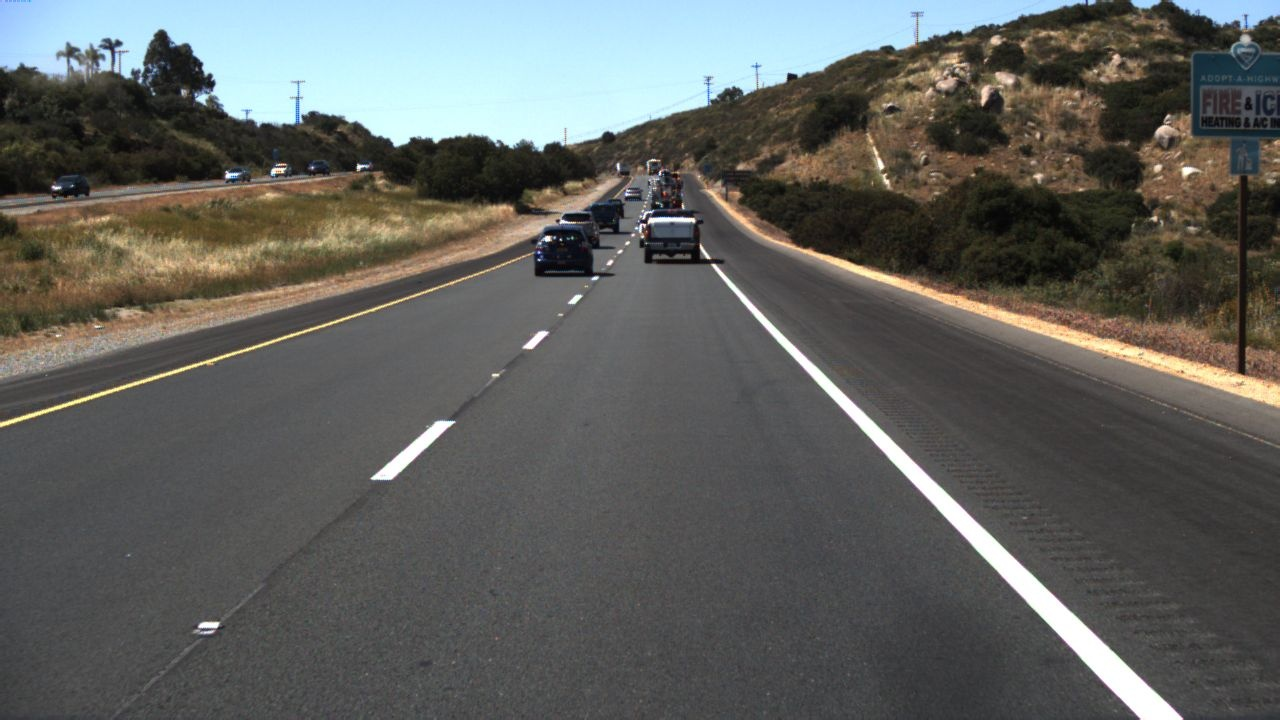
#> input picture solidlane_and_dashlane_test/pca/2.png, 1280 x 720 px, found by its file name
$ python solid_dash.py
#> lines starting #> are read from the running program, lines starting #| are printed output that depends on the picture; after the words box and inside, x2 and y2 are one past the last pixel; in counts of white or black regions, pixels touching at a corner belong together
import numpy as np
import cv2 as cv
import matplotlib.pyplot as plt

# 灰度图转换
def grayscale(image):
    return cv.cvtColor(image, cv.COLOR_RGB2GRAY)

# Canny边缘检测
def canny(image, low_threshold, high_threshold):
    return cv.Canny(image, low_threshold, high_threshold)

# 高斯滤波
def gaussian_blur(image, kernel_size):
    return cv.GaussianBlur(image, (kernel_size, kernel_size), 0)

# 生成感兴趣区域即Mask掩模
def region_of_interest(image, vertices):

    mask = np.zeros_like(image)  # 生成图像大小一致的zeros矩

    # 填充顶点vertices中间区域
    if len(image.shape) > 2:
        channel_count = image.shape[2]
        ignore_mask_color = (255,) * channel_count
    else:
        ignore_mask_color = 255

    # 填充函数
    cv.fillPoly(mask, vertices, ignore_mask_color)
    masked_image = cv.bitwise_and(image, mask)
    return masked_image

# 原图像与车道线图像按照a:b比例融合
def weighted_img(img, initial_img, a=0.8, b=1., c=0.):
    return cv.addWeighted(initial_img, a, img, b, c)

# def reset_global_vars():
#
#     global SET_LFLAG
#     global SET_RFLAG
#     global LAST_LSLOPE
#     global LAST_RSLOPE
#     global LAST_LEFT
#     global LAST_RIGHT
#
#     SET_RFLAG = 0
#     SET_LFLAG = 0
#     LAST_LSLOPE = 0
#     LAST_RSLOPE = 0
#     LAST_RIGHT = [0, 0, 0]
#     LAST_LEFT = [0, 0, 0]

def draw_lines(image, lines, color=[255,0,0], thickness=2):

    right_y_set = []
    right_x_set = []
    right_slope_set = []

    left_y_set = []
    left_x_set = []
    left_slope_set = []

    slope_min = .35  # 斜率低阈值
    slope_max = .85  # 斜率高阈值
    middle_x = image.shape[1] / 2  # 图像中线x坐标
    max_y = image.shape[0]  # 最大y坐标

    for line in lines:
        for x1, y1, x2, y2 in line:
            fit = np.polyfit((x1, x2), (y1, y2), 1)    # 拟合成直线
            slope = fit[0]  # 斜率

            if slope_min < np.absolute(slope) <= slope_max:

                # 将斜率大于0且线段X坐标在图像中线右边的点存为右边车道线
                if slope > 0 and x1 > middle_x and x2 > middle_x:
                    right_y_set.append(y1)
                    right_y_set.append(y2)
                    right_x_set.append(x1)
                    right_x_set.append(x2)
                    right_slope_set.append(slope)

                # 将斜率小于0且线段X坐标在图像中线左边的点存为左边车道线
                elif slope < 0 and x1 < middle_x and x2 < middle_x:
                    left_y_set.append(y1)
                    left_y_set.append(y2)
                    left_x_set.append(x1)
                    left_x_set.append(x2)
                    left_slope_set.append(slope)

    # 绘制左车道线
    if left_y_set:
        lindex = left_y_set.index(min(left_y_set))  # 最高点
        left_x_top = left_x_set[lindex]
        left_y_top = left_y_set[lindex]
        lslope = np.median(left_slope_set)   # 计算平均值

    # 根据斜率计算车道线与图片下方交点作为起点
    left_x_bottom = int(left_x_top + (max_y - left_y_top) / lslope)

    # 绘制线段
    cv.line(image, (left_x_bottom, max_y), (left_x_top, left_y_top), color, thickness)

    # 绘制右车道线
    if right_y_set:
        rindex = right_y_set.index(min(right_y_set))  # 最高点
        right_x_top = right_x_set[rindex]
        right_y_top = right_y_set[rindex]
        rslope = np.median(right_slope_set)

    # 根据斜率计算车道线与图片下方交点作为起点
    right_x_bottom = int(right_x_top + (max_y - right_y_top) / rslope)

    # 绘制线段
    cv.line(image, (right_x_top, right_y_top), (right_x_bottom, max_y), color, thickness)

def hough_lines(img, rho, theta, threshold, min_line_len, max_line_gap):

    # rho：线段以像素为单位的距离精度
    # theta : 像素以弧度为单位的角度精度(np.pi/180较为合适)
    # threshold : 霍夫平面累加的阈值
    # minLineLength : 线段最小长度(像素级)
    # maxLineGap : 最大允许断裂长度
    lines = cv.HoughLinesP(img, rho, theta, threshold, np.array([]), minLineLength=min_line_len, maxLineGap=max_line_gap)
    return lines

def process_image(image):

    rho = 1       # 霍夫像素单位
    theta = np.pi / 180    # 霍夫角度移动步长
    hof_threshold = 20   # 霍夫平面累加阈值threshold
    min_line_len = 30    # 线段最小长度
    max_line_gap = 60    # 最大允许断裂长度

    kernel_size = 5      # 高斯滤波器大小size
    canny_low_threshold = 75     # canny边缘检测低阈值
    canny_high_threshold = canny_low_threshold * 3    # canny边缘检测高阈值

    alpha = 0.8   # 原图像权重
    beta = 1.     # 车道线图像权重
    lambda_ = 0.

    imshape = image.shape  # 获取图像大小

    # 灰度图转换
    gray = grayscale(image)

    # 高斯滤波
    blur_gray = gaussian_blur(gray, kernel_size)

    # Canny边缘检测
    edge_image = canny(blur_gray, canny_low_threshold, canny_high_threshold)

    # 生成Mask掩模
    vertices = np.array([[(0, imshape[0]), (9 * imshape[1] / 20, 11 * imshape[0] / 18),
                          (11 * imshape[1] / 20, 11 * imshape[0] / 18), (imshape[1], imshape[0])]], dtype=np.int32)
    masked_edges = region_of_interest(edge_image, vertices)

    # 基于霍夫变换的直线检测
    lines = hough_lines(masked_edges, rho, theta, hof_threshold, min_line_len, max_line_gap)
    line_image = np.zeros_like(image)

    # 绘制车道线线段
    draw_lines(line_image, lines, thickness=10)

    # 图像融合
    lines_edges = weighted_img(image, line_image, alpha, beta, lambda_)
    return lines_edges
# [73 lines left out: functions solid_dotted_judge, color_judge, not called in this run]
if __name__ == '__main__':
    # [6 lines of commented-out code are left out]


    image = cv.imread('D:/Users/mediacore/lane_detection/data/tusimple_test_image/2.png')
#> image is the input picture: shape (720, 1280, 3); mean B, G, R 93.8, 97, 95.7
    line_image = process_image(image)
#> in grayscale, `return cv.cvtColor(image, cv.COLOR_RGB2GRAY)`:
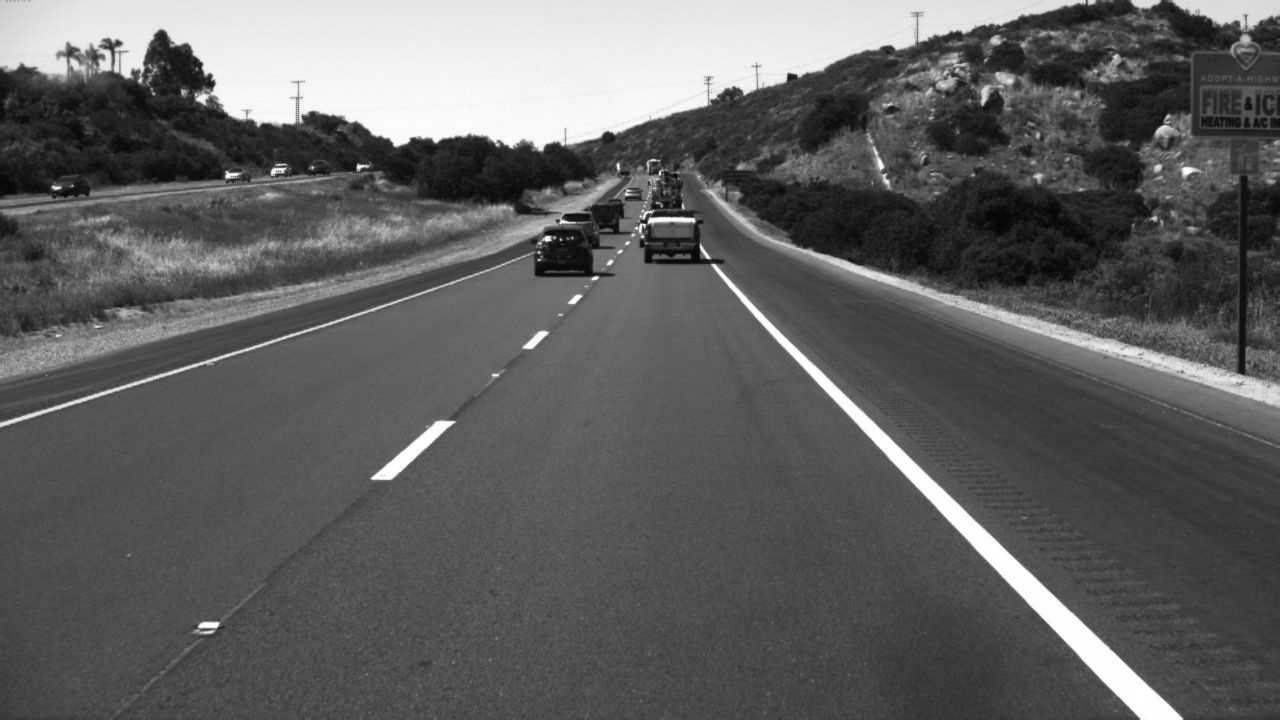
#> returned value: shape (720, 1280); min 1, max 255, mean 95.9
#> in canny, `return cv.Canny(image, low_threshold, high_threshold)`:
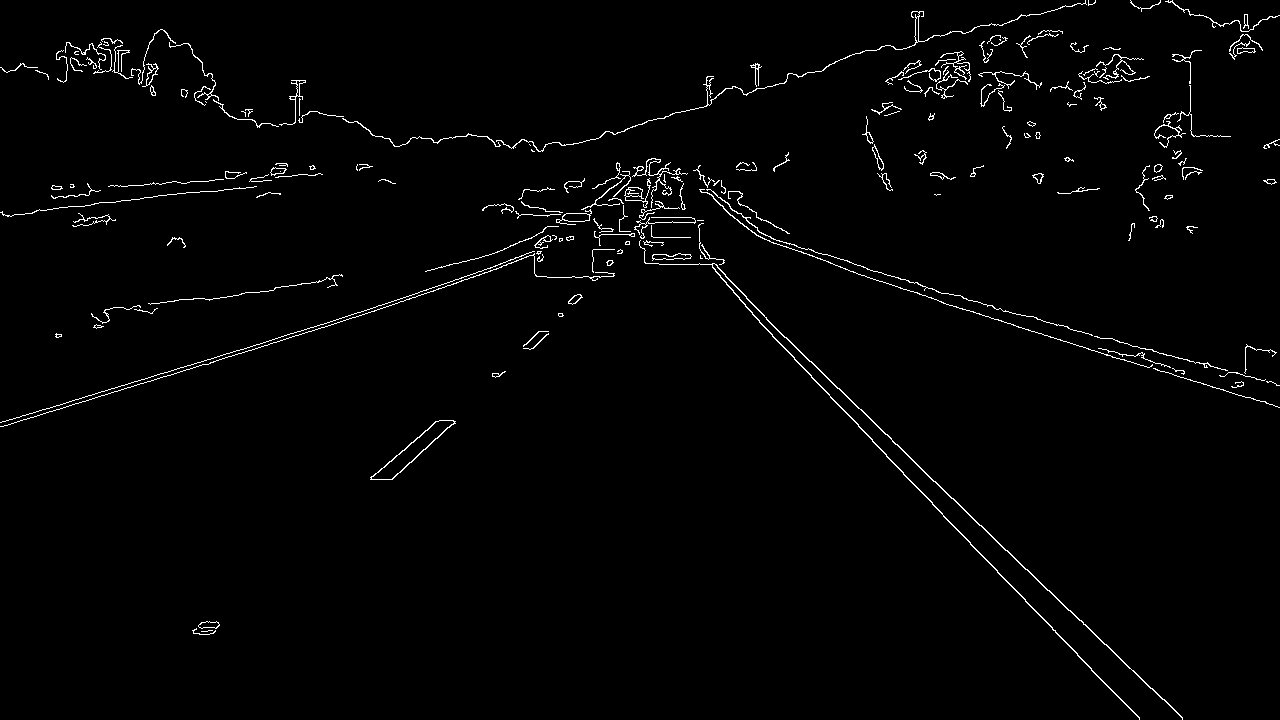
#> returned value: shape (720, 1280); 1.7% white in thin lines or dots
#> in region_of_interest, `cv.fillPoly(mask, vertices, ignore_mask_color)`:
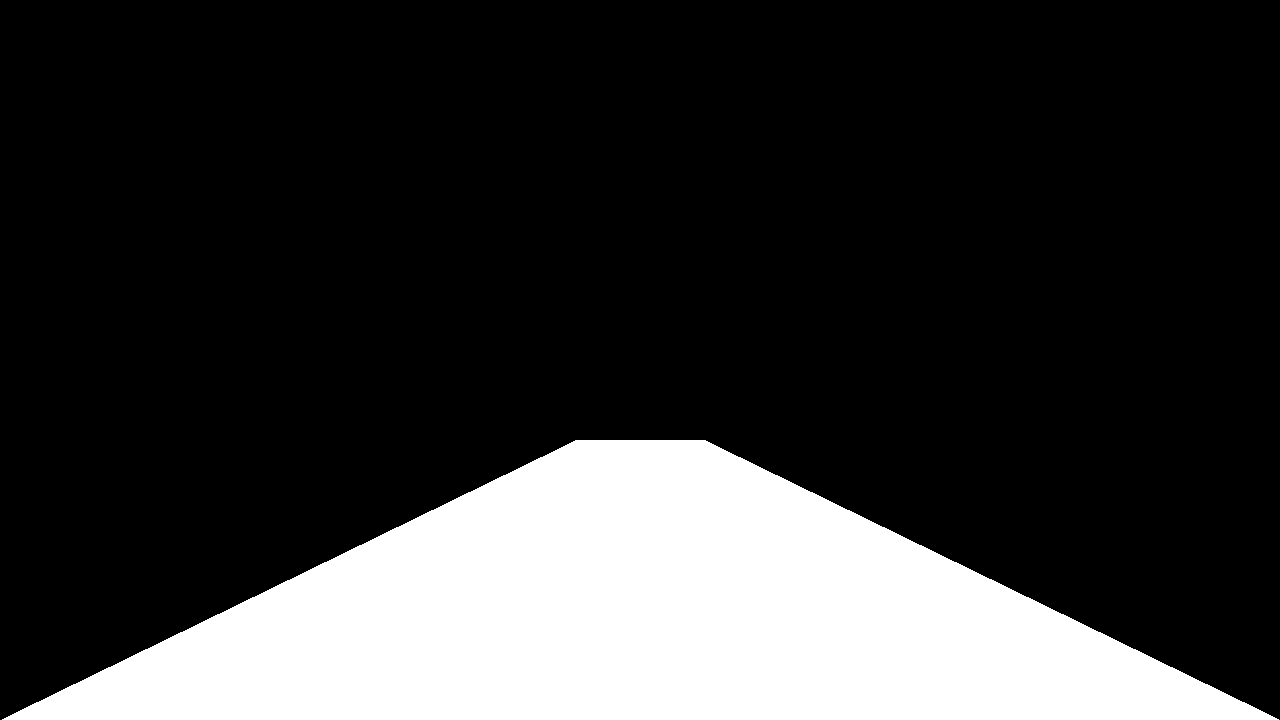
#> mask: shape (720, 1280); 21.4% white; 1 white region, box (x1, y1, x2, y2) and area: (2, 440, 1279, 720) 197135
#> in region_of_interest, `masked_image = cv.bitwise_and(image, mask)`:
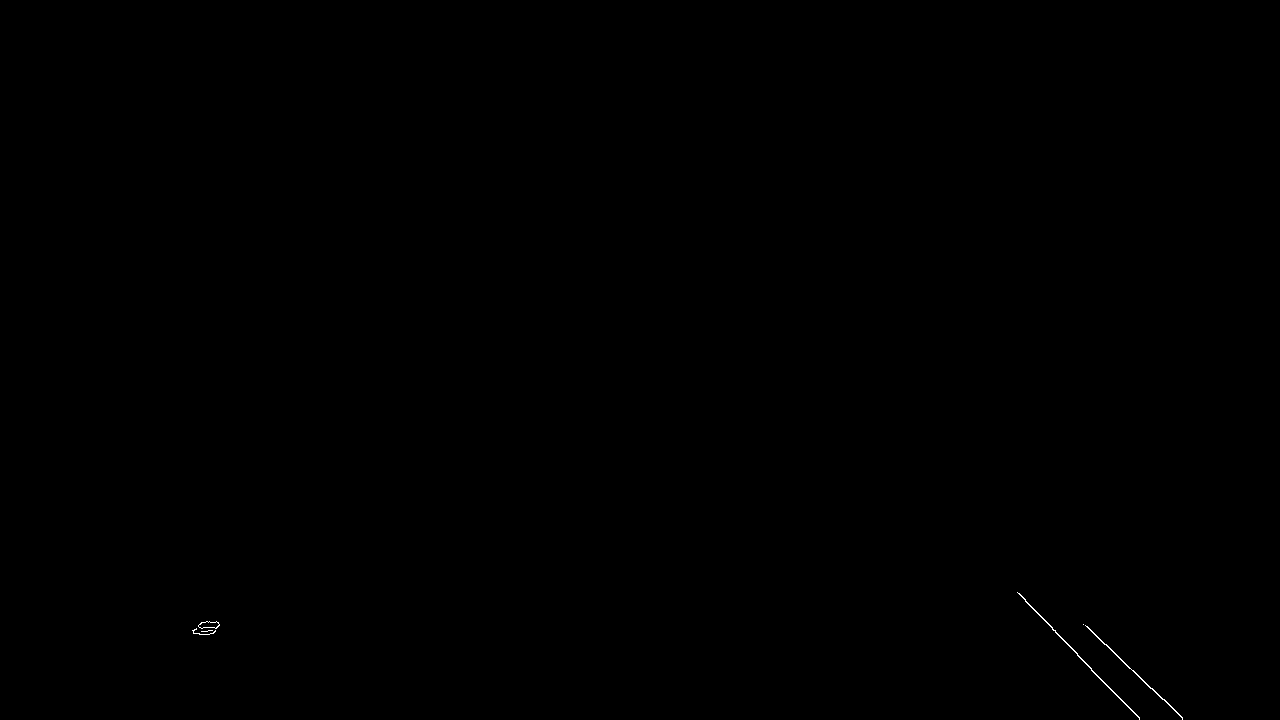
#> masked_image: shape (720, 1280); 0.06% white in thin lines or dots, all inside (x1, y1, x2, y2) = (192, 592, 1183, 720)
#> in hough_lines, `lines = cv.HoughLinesP(img, rho, theta, threshold, np.array([]), minLi..`: lines = [[1025, 601, 1139, 719], [1019, 593, 1139, 718], [1083, 624, 1182, 717], [1085, 625, 1170, 705], [1145, 683, 1182, 718]]
#> the loop in draw_lines, `for line in lines:` made 5 passes
#> after the loop in draw_lines, `for line in lines:`: left_slope_set = []
#> (the run stopped early here; a loop or call above may not have finished)
